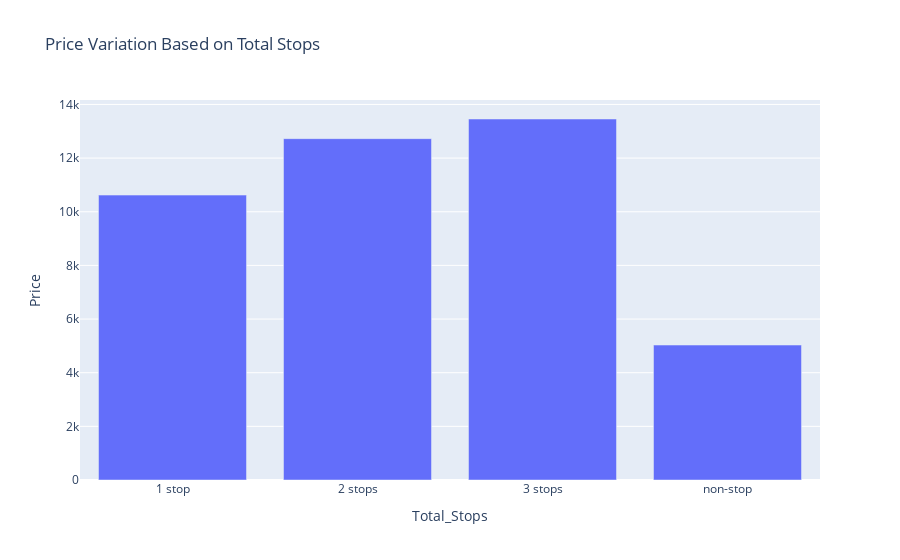

Notebook code cell kept with this figure:
### Code cell
px.bar(price_by_stops, x='Total_Stops', y='Price', title='Price Variation Based on Total Stops')

### Figure 1 — Plotly figure (JSON) as saved in the notebook; plotly's stock layout.template omitted (floating-point values rounded to 4 significant figures)
{"data": [{"alignmentgroup": "True", "hovertemplate": "Total_Stops=%{x}<br>Price=%{y}<extra></extra>", "legendgroup": "", "marker": {"color": "#636efa", "pattern": {"shape": ""}}, "name": "", "offsetgroup": "", "orientation": "v", "showlegend": false, "textposition": "auto", "type": "bar", "x": ["1 stop", "2 stops", "3 stops", "non-stop"], "xaxis": "x", "y": [10620.0, 12730.0, 13460.0, 5031.0], "yaxis": "y"}], "layout": {"barmode": "relative", "legend": {"tracegroupgap": 0}, "title": {"text": "Price Variation Based on Total Stops"}, "xaxis": {"anchor": "y", "domain": [0, 1], "title": {"text": "Total_Stops"}}, "yaxis": {"anchor": "x", "domain": [0, 1], "title": {"text": "Price"}}}}
